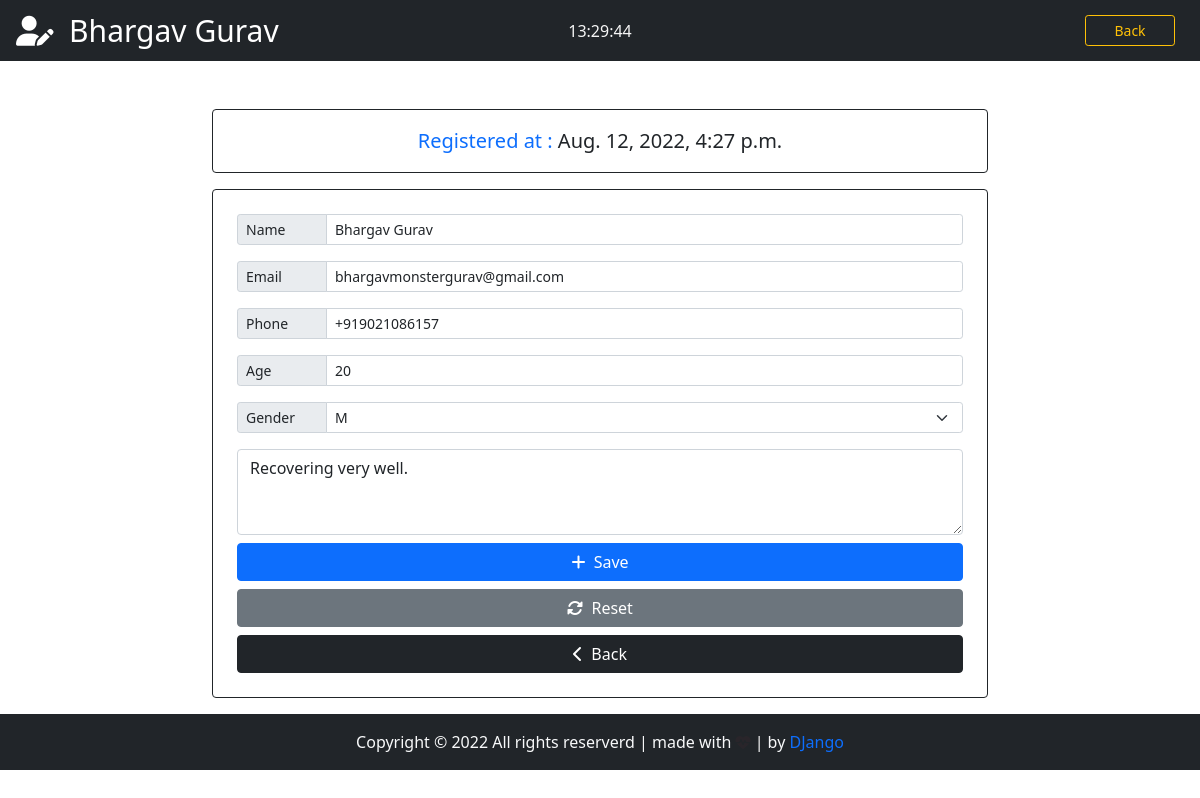
/patient/1 (signed in), run on the app's committed database.
### App/models.py (models this page shows, shortened)
class Patient(models.Model):
    GENDER = (
        ('M', 'M'),
        ('F', 'F'),
        ('T', 'T')
    )
    id = models.IntegerField(primary_key=True)
    name = models.CharField(max_length=50)
    email = models.EmailField(max_length=50)
    phone = PhoneNumberField()
    age = models.CharField(max_length=3)
    gender = models.CharField(max_length=7, choices=GENDER)
    created_on = models.DateTimeField(auto_now_add=True)
    note = models.TextField(blank=True)

### App/views.py (the view)
# urls.py: path('patient/<str:patient_id>', views.patient, name='patient'),
@cache_control(no_cache=True, must_revalidade=True, no_store=True)
@login_required(login_url="login")
def patient(request, patient_id):
    patient = Patient.objects.get(id=patient_id)
    if patient != None:
        return render(request, 'edit.html', {'patient' : patient})

### App/templates/edit.html (shortened to what this page needs)
{% extends 'add.html' %}
{% block nav-brand %}
    <i class="fas fa-user-pen"></i>&nbsp; {{ patient.name }}
{% endblock nav-brand %}
{% block addTitle %}
Registered at : <span class="text-dark">{{ patient.created_on }}</span>
{% endblock %}
{% block Reset %}
<button type='reset' class="btn btn-secondary"><i class="fas fa-sync-alt"></i>&nbsp; Reset</button>
{% endblock %}
{% block formaction %}
action='/edit_patient/'
{% endblock %}
{% block NameValue %} value="{{ patient.name }}"{% endblock NameValue %}
{% block EmailValue %} value = {{ patient.email }} {% endblock EmailValue %}
{% block PhoneValue %} value = {{ patient.phone }} {% endblock PhoneValue %}
{% block AgeValue %} value = {{ patient.age }} {% endblock AgeValue %}
{% block NoteValue %}{{ patient.note }}{% endblock NoteValue %}
{% block GenderOption %}
<option value="{{ patient.gender }}" style="background-color: gray; color: whitesmoke;">{{ patient.gender }}</option>
{% endblock %}
{% block Addbtn %}
    <button type="submit" class="form-group btn btn-primary">
        <i class="fas fa-plus"></i>&nbsp; Save
    </button>
{% endblock %}

### App/templates/add.html (shortened to what this page needs)
{% extends 'base.html' %}
{% block btn-nav %}
    <a href="{% url 'backend' %}" class="btn btn-outline-warning btn-sm" id="btn-nav">Back</a>
{% endblock btn-nav %}
{% block time %}
<div class="col-sm">
    <center>
        <span id="clock"></span>
    </center>
</div>
{% endblock time %}
{% block data1 %}
<div class="container-fluid">
    <div class="row d-flex justify-content-center">
        <div class="col-md-8">
            <div class="card card-body border-dark text-primary mt-md-5">
                <span class="text-center fs-5">{% block addTitle %}Fill out the form{% endblock %}</span>
            </div>
            <form {% block formaction %} action="/add_patient/"{% endblock %} method="post" autocomplete="off" enctype="multipart/form-data"
            class="card border-dark p-md-4 p-sm-2 mt-md-3 mb-3">
            <div class="input-group input-group-sm mb-3">
                <span class="input-group-text side-label">Name</span>
                <input type="text" name="name" id='name' maxlength="40" placeholder="First and Last name of Patient" class="form-control" {% block NameValue %}{% endblock %}>
            </div>
            <div class="input-group input-group-sm mb-3">
                <span class="input-group-text side-label">Email</span>
                <input type="email" name="email" id="email" maxlength="40" class="form-control" {% block EmailValue %}{% endblock %}>
            </div>
            <div class="input-group input-group-sm mb-3">
                <span class="input-group-text side-label">Phone</span>
                <input type="text" name="phone" id="phone" class="form-control" {% block PhoneValue %}{% endblock %}>
            </div>
            <div class="input-group input-group-sm mb-3">
                <span class="input-group-text side-label">Age</span>
                <input type="text" name="age" id="age" maxlength="3" class="form-control" {% block AgeValue %}{% endblock %}>
            </div>
            <div class="input-group input-group-sm mb-3">
                <label class="input-group-text side-label">Gender</label>
                <select class="form-select" name="gender" id="gender">
                    {% block GenderOption %}{% endblock %}
                </select>
            </div>
            <div class="form-group">
                <textarea name="note"  rows="3" class="form-control" maxlength="150" placeholder="Description is optional">{% block NoteValue %}{% endblock %}</textarea>
            </div>
            <div class="d-grid gap-2 mt-2">
                {% block Addbtn %}{% endblock %}
                {% block Reset %}{% endblock %}
                <a href="{% url 'backend' %}" class="btn btn-dark"><i class="fas fa-chevron-left"></i>&nbsp; Back</a>
            </div>
            </form>
        </div>
    </div>
</div>
{% endblock data1 %}

### App/static/css/style.css (style rules this page uses)
body { padding: 0; margin: 0; max-height: 100vh; }
#btn-nav { width: 90px; float: right; margin-right: 25px; }
.side-label { width: 90px; }
#clock { color: whitesmoke; }

### data on the page
Patient: name "Bhargav Gurav", created_on "Aug. 12, 2022, 4:27 p.m.", email "bhargavmonstergurav@gmail.com", phone "+919021086157", age "20", gender "M", note "Recovering very well."
